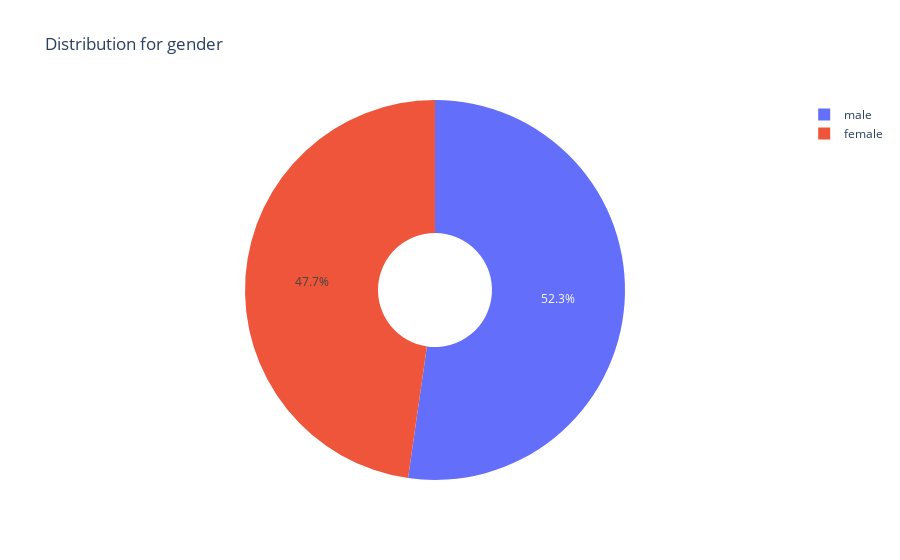

The cell this chart's notebook holds for it:
### Code cell
#age distribution
plot_distribution(data['gender'], 'gender')

### Figure 1 — Plotly figure (JSON) as saved in the notebook; plotly's stock layout.template omitted (floating-point values rounded to 4 significant figures)
{"data": [{"hole": 0.3, "labels": ["male", "female"], "type": "pie", "values": [12391, 11317]}], "layout": {"title": {"text": "Distribution for gender"}}}
